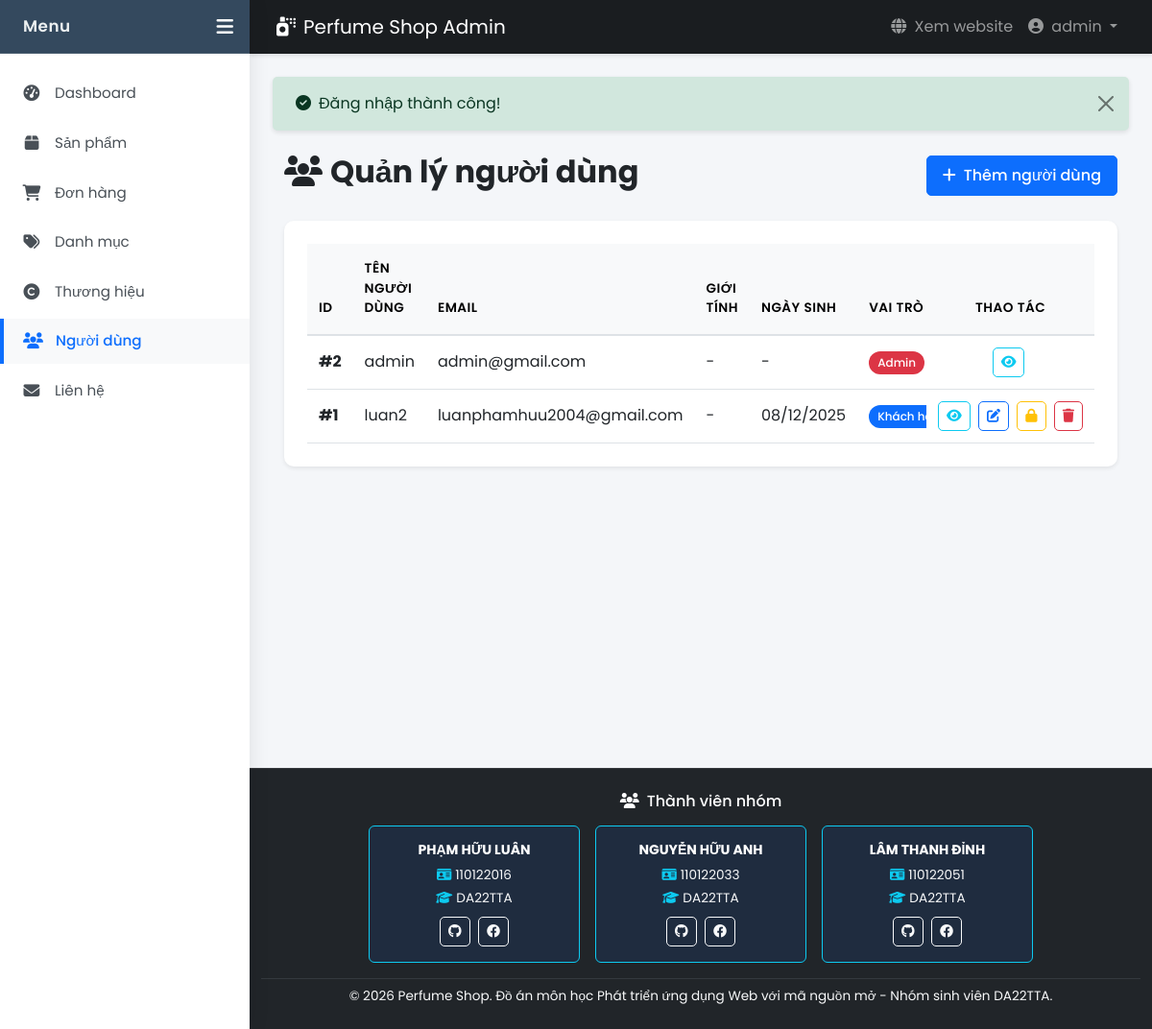
Screenshot of /views/admin/users/index.php (signed in) with the database file from the repository.
### tables this page shows
CREATE TABLE `nguoi_dung` (
  `id` int(11) NOT NULL,
  `username` varchar(150) NOT NULL,
  `gioi_tinh` varchar(10) DEFAULT NULL,
  `ngay_sinh` date DEFAULT NULL,
  `email` varchar(150) NOT NULL,
  `password` varchar(255) NOT NULL,
  `vai_tro` varchar(20) DEFAULT 'khach_hang',
  `trang_thai` tinyint(4) DEFAULT 1,
  `ngay_tao` datetime DEFAULT current_timestamp(),
  `ngay_xoa` datetime DEFAULT NULL
);

### models/User.php (called while the page is built, shortened)
<?php
class User {
    private $conn;
    private $table = 'nguoi_dung';
    public function __construct() {
        $database = new Database();
        $this->conn = $database->connect();
    }
    public function getAllUsers($limit = 20, $offset = 0, $search = '') {
        $query = "SELECT id, username, email, gioi_tinh, ngay_sinh, vai_tro, trang_thai, ngay_tao, ngay_xoa
                  FROM {$this->table}
                  WHERE 1=1";
        $query .= " ORDER BY
                    CASE WHEN ngay_xoa IS NULL THEN 0 ELSE 1 END,
                    COALESCE(ngay_tao, FROM_UNIXTIME(0)) DESC,
                    id DESC
                    LIMIT ? OFFSET ?";
        $stmt = $this->conn->prepare($query);
        if ($search) {
            $search_param = "%{$search}%";
            $stmt->bind_param("ssii", $search_param, $search_param, $limit, $offset);
        } else {
            $stmt->bind_param("ii", $limit, $offset);
        }
        $stmt->execute();
        return $stmt->get_result()->fetch_all(MYSQLI_ASSOC);
    }
}
?>

### config/database.php (called while the page is built, shortened)
<?php
class Database {
    private $host = DB_HOST;
    private $user = DB_USER;
    private $pass = DB_PASS;
    private $dbname = DB_NAME;
    public function connect() {
        $this->conn = null;
        try {
            $this->conn = new mysqli($this->host, $this->user, $this->pass, $this->dbname);
            $this->conn->set_charset("utf8mb4");
        } catch (Exception $e) {
            echo "Lỗi kết nối: " . $e->getMessage();
        }
        return $this->conn;
    }
}
?>

### helpers/functions.php (called while the page is built, shortened)
<?php
function format_date($date) {
    return date('d/m/Y', strtotime($date));
}
?>

### views/admin/users/index.php (the view, shortened to what this page needs)
<?php
require_once __DIR__ . '/../../../helpers/functions.php';
require_once __DIR__ . '/../../../models/User.php';
$userModel = new User();
$page = isset($_GET['page']) ? max(1, intval($_GET['page'])) : 1;
$limit = 8;
$offset = ($page - 1) * $limit;
$users = $userModel->getAllUsers($limit, $offset);
include __DIR__ . '/../layout/header.php';
?>
<div class="container-fluid my-4">
    <div class="d-flex justify-content-between align-items-center mb-4">
        <h2 class="fw-bold"><i class="fas fa-users me-2"></i>Quản lý người dùng</h2>
        <a href="create.php" class="btn btn-primary">
            <i class="fas fa-plus me-2"></i>Thêm người dùng
        </a>
    </div>
    <div class="card border-0 shadow-sm">
        <div class="card-body">
            <?php if (empty($users)): ?>
            <div class="text-center py-5 text-muted">
                <i class="fas fa-users fa-3x mb-3"></i>
                <p>Chưa có người dùng nào</p>
            </div>
            <?php else: ?>
            <div class="table-responsive">
                <table class="table table-hover align-middle table-sticky-action">
                    <thead class="table-light">
                        <tr>
                            <th>ID</th>
                            <th>Tên người dùng</th>
                            <th>Email</th>
                            <th>Giới tính</th>
                            <th>Ngày sinh</th>
                            <th>Vai trò</th>
                            <th>Trạng thái</th>
                            <th>Ngày tạo</th>
                            <th class="text-center sticky-action">Thao tác</th>
                        </tr>
                    </thead>
                    <tbody>
                        <?php foreach ($users as $user): ?>
                        <tr <?php echo $user['ngay_xoa'] ? 'class="table-secondary" style="opacity: 0.6;"' : ''; ?>>
                            <td><strong>#<?php echo $user['id']; ?></strong></td>
                            <td><?php echo htmlspecialchars($user['username'] ?? ''); ?></td>
                            <td><?php echo htmlspecialchars($user['email']); ?></td>
                            <td><?php echo $user['gioi_tinh'] ? ucfirst($user['gioi_tinh']) : '-'; ?></td>
                            <td><?php echo $user['ngay_sinh'] ? format_date($user['ngay_sinh']) : '-'; ?></td>
                            <td>
                                <?php if ($user['vai_tro'] === ROLE_ADMIN): ?>
                                    <span class="badge bg-danger">Admin</span>
                                <?php else: ?>
                                    <span class="badge bg-primary">Khách hàng</span>
                                <?php endif; ?>
                            </td>
                            <td>
                                <?php if ($user['ngay_xoa']): ?>
                                    <span class="badge bg-danger">
                                        <i class="fas fa-trash me-1"></i>Đã xóa
                                    </span>
                                <?php elseif ($user['trang_thai'] == 1): ?>
                                    <span class="badge bg-success">
                                    </span>
                                <?php else: ?>
                                    <span class="badge bg-secondary">
                                        <i class="fas fa-lock me-1"></i>Đã khóa
                                    </span>
                                <?php endif; ?>
                            </td>
                            <td><?php echo format_date($user['ngay_tao']); ?></td>
                            <td class="text-center sticky-action" class="text-center sticky-action">
                                <a href="view.php?id=<?php echo $user['id']; ?>" class="btn btn-sm btn-outline-info me-1" title="Xem chi tiết">
                                    <i class="fas fa-eye"></i>
                                </a>
                                <?php if (!$user['ngay_xoa'] && $user['id'] !== $_SESSION['user_id']): ?>
                                    <a href="edit.php?id=<?php echo $user['id']; ?>" class="btn btn-sm btn-outline-primary me-1" title="Sửa">
                                        <i class="fas fa-edit"></i>
                                    </a>
                                    <button class="btn btn-sm btn-outline-<?php echo $user['trang_thai'] == 1 ? 'warning' : 'success'; ?> me-1 toggle-status"
                                            data-id="<?php echo $user['id']; ?>"
                                            data-status="<?php echo $user['trang_thai']; ?>"
                                            title="<?php echo $user['trang_thai'] == 1 ? 'Khóa' : 'Mở khóa'; ?>">
                                        <i class="fas fa-<?php echo $user['trang_thai'] == 1 ? 'lock' : 'unlock'; ?>"></i>
                                    </button>
                                    <button class="btn btn-sm btn-outline-danger delete-user"
                                            data-id="<?php echo $user['id']; ?>" title="Xóa">
                                        <i class="fas fa-trash"></i>
                                    </button>
                                <?php endif; ?>
                            </td>
                        </tr>
                        <?php endforeach; ?>
                    </tbody>
                </table>
            </div>
            <?php endif; ?>
        </div>
    </div>
</div>
<?php include __DIR__ . '/../layout/footer.php'; ?>

### assets/css/admin.css (style rules this page uses)
* { margin: 0; padding: 0; box-sizing: border-box; }
body.admin-body { font-family: 'Poppins', sans-serif; background-color: #f4f6f9; overflow-x: hidden; }
.card { border-radius: 10px; border: none; box-shadow: 0 2px 8px rgba(0, 0, 0, 0.08); transition: box-shadow 0.3s; overflow: hidden; }
.card-body { padding: 1.5rem; }
.table { margin-bottom: 0; }
.table thead th { border-bottom: 2px solid #dee2e6; font-weight: 600; text-transform: uppercase; font-size: 0.85rem; letter-spacing: 0.5px; }
.btn { border-radius: 6px; padding: 0.5rem 1.25rem; font-weight: 500; transition: all 0.3s; }
.shadow-sm { box-shadow: 0 2px 4px rgba(0, 0, 0, 0.08) !important; }
.table thead th { background-color: #f8f9fa; border-bottom: 2px solid #dee2e6; font-weight: 600; text-transform: uppercase; font-size: 0.85rem; letter-spacing: 0.5px; padding: 1rem 0.75rem; }
.table tbody tr { transition: background-color 0.2s; }
.table tbody td { padding: 0.75rem; vertical-align: middle; }
.badge { padding: 0.5em 0.75em; font-weight: 500; border-radius: 20px; }
.btn { padding: 0.5rem 1rem; border-radius: 5px; font-weight: 500; transition: all 0.3s; }
.btn-sm { padding: 0.25rem 0.5rem; font-size: 0.875rem; }
.table-responsive { position: relative; }
.table-sticky-action th:last-child, .table-sticky-action td:last-child { position: sticky; right: 0; background-color: #fff; box-shadow: -2px 0 5px rgba(0, 0, 0, 0.05); z-index: 10; white-space: nowrap; padding-left: 0.75rem !important; padding-right: 0.75rem !important; min-width: fit-content; }
.table-sticky-action thead th:last-child { background-color: #f8f9fa; z-index: 11; }

### rows the page displays
nguoi_dung: id "2", username "admin", email "admin@gmail.com", vai_tro "Admin"
nguoi_dung: id "1", username "luan2", email "luanphamhuu2004@gmail.com", ngay_sinh "08/12/2025", vai_tro "Khách hàng", trang_thai 1 (drawn)

### other values shown
$_SESSION['username'] "admin"
$_SESSION['success'] "Đăng nhập thành công!"
